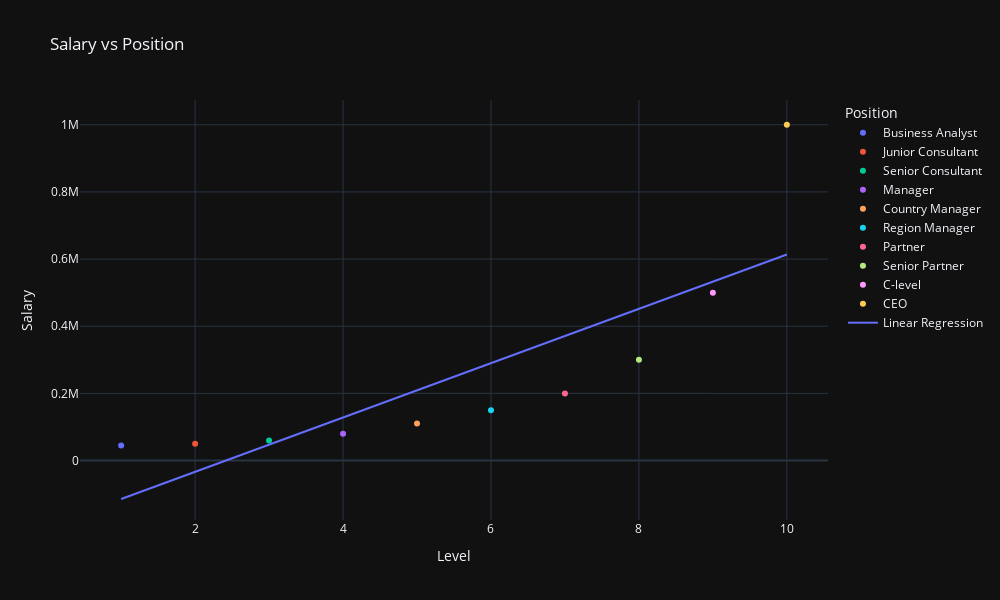

Here is the notebook cell this chart was saved with:
### Code cell
fig = px.scatter(
    data_frame=dataset,
    x='Level',
    y='Salary',
    color='Position',
    title='Salary vs Position'
).update_layout(
    width=1000,
    height=600,
)

predicted_salary = linear_model.predict(X)
predicted_dataset = dataset.with_columns(pl.Series(name="Predicted Salary", values=predicted_salary))

fig.add_scatter(
    x=predicted_dataset["Level"],
    y=predicted_dataset["Predicted Salary"],
    mode='lines',
    name='Linear Regression'
)

fig.show()

### Figure 1 — Plotly figure (JSON) as saved in the notebook; plotly's stock layout.template omitted (floating-point values rounded to 4 significant figures)
{"data": [{"hovertemplate": "Position=Business Analyst<br>Level=%{x}<br>Salary=%{y}<extra></extra>", "legendgroup": "Business Analyst", "marker": {"color": "#636efa", "symbol": "circle"}, "mode": "markers", "name": "Business Analyst", "orientation": "v", "showlegend": true, "x": [1], "xaxis": "x", "y": [45000], "yaxis": "y", "type": "scatter"}, {"hovertemplate": "Position=Junior Consultant<br>Level=%{x}<br>Salary=%{y}<extra></extra>", "legendgroup": "Junior Consultant", "marker": {"color": "#EF553B", "symbol": "circle"}, "mode": "markers", "name": "Junior Consultant", "orientation": "v", "showlegend": true, "x": [2], "xaxis": "x", "y": [50000], "yaxis": "y", "type": "scatter"}, {"hovertemplate": "Position=Senior Consultant<br>Level=%{x}<br>Salary=%{y}<extra></extra>", "legendgroup": "Senior Consultant", "marker": {"color": "#00cc96", "symbol": "circle"}, "mode": "markers", "name": "Senior Consultant", "orientation": "v", "showlegend": true, "x": [3], "xaxis": "x", "y": [60000], "yaxis": "y", "type": "scatter"}, {"hovertemplate": "Position=Manager<br>Level=%{x}<br>Salary=%{y}<extra></extra>", "legendgroup": "Manager", "marker": {"color": "#ab63fa", "symbol": "circle"}, "mode": "markers", "name": "Manager", "orientation": "v", "showlegend": true, "x": [4], "xaxis": "x", "y": [80000], "yaxis": "y", "type": "scatter"}, {"hovertemplate": "Position=Country Manager<br>Level=%{x}<br>Salary=%{y}<extra></extra>", "legendgroup": "Country Manager", "marker": {"color": "#FFA15A", "symbol": "circle"}, "mode": "markers", "name": "Country Manager", "orientation": "v", "showlegend": true, "x": [5], "xaxis": "x", "y": [110000], "yaxis": "y", "type": "scatter"}, {"hovertemplate": "Position=Region Manager<br>Level=%{x}<br>Salary=%{y}<extra></extra>", "legendgroup": "Region Manager", "marker": {"color": "#19d3f3", "symbol": "circle"}, "mode": "markers", "name": "Region Manager", "orientation": "v", "showlegend": true, "x": [6], "xaxis": "x", "y": [150000], "yaxis": "y", "type": "scatter"}, {"hovertemplate": "Position=Partner<br>Level=%{x}<br>Salary=%{y}<extra></extra>", "legendgroup": "Partner", "marker": {"color": "#FF6692", "symbol": "circle"}, "mode": "markers", "name": "Partner", "orientation": "v", "showlegend": true, "x": [7], "xaxis": "x", "y": [200000], "yaxis": "y", "type": "scatter"}, {"hovertemplate": "Position=Senior Partner<br>Level=%{x}<br>Salary=%{y}<extra></extra>", "legendgroup": "Senior Partner", "marker": {"color": "#B6E880", "symbol": "circle"}, "mode": "markers", "name": "Senior Partner", "orientation": "v", "showlegend": true, "x": [8], "xaxis": "x", "y": [300000], "yaxis": "y", "type": "scatter"}, {"hovertemplate": "Position=C-level<br>Level=%{x}<br>Salary=%{y}<extra></extra>", "legendgroup": "C-level", "marker": {"color": "#FF97FF", "symbol": "circle"}, "mode": "markers", "name": "C-level", "orientation": "v", "showlegend": true, "x": [9], "xaxis": "x", "y": [500000], "yaxis": "y", "type": "scatter"}, {"hovertemplate": "Position=CEO<br>Level=%{x}<br>Salary=%{y}<extra></extra>", "legendgroup": "CEO", "marker": {"color": "#FECB52", "symbol": "circle"}, "mode": "markers", "name": "CEO", "orientation": "v", "showlegend": true, "x": [10], "xaxis": "x", "y": [1000000], "yaxis": "y", "type": "scatter"}, {"mode": "lines", "name": "Linear Regression", "x": [1, 2, 3, 4, 5, 6, 7, 8, 9, 10], "y": [-114500.0, -33580.0, 47300.0, 128200.0, 209100.0, 289900.0, 370800.0, 451700.0, 532600.0, 613500.0], "type": "scatter"}], "layout": {"xaxis": {"anchor": "y", "domain": [0.0, 1.0], "title": {"text": "Level"}}, "yaxis": {"anchor": "x", "domain": [0.0, 1.0], "title": {"text": "Salary"}}, "legend": {"title": {"text": "Position"}, "tracegroupgap": 0}, "title": {"text": "Salary vs Position"}, "width": 1000, "height": 600}}
